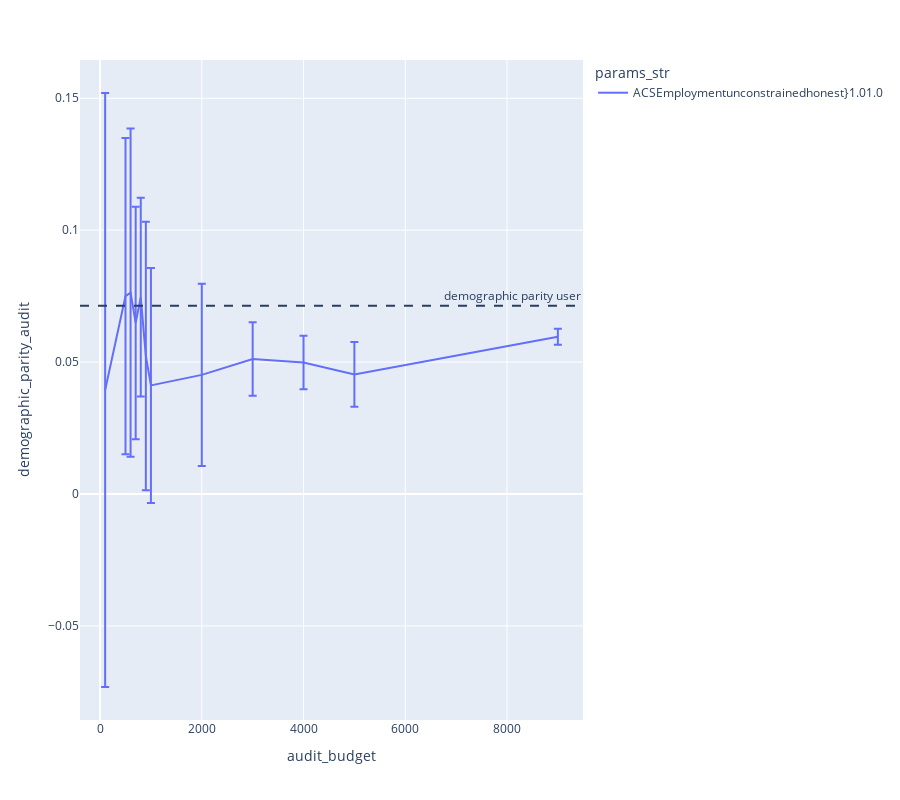

The notebook cell this image was saved under:
### Markdown cell above
# Preliminary analysis of the audit vs user perf metrics

### Code cell
estimation_variance = (
    pl.read_ndjson(
        f"../generated/estimation_variance{n_repetitions}_{dataset}_{base_model}.jsonl"
    )
    # For now, all model params are None so we can drop them
    .select(pl.all().exclude("model_params"))
    # The auditset hamming is what the auditor measures to detect manipulations
    .with_columns(
        auditset_hamming=1 - pl.col("utility_audit"),
        hidden_demographic_parity=(
            pl.col("demographic_parity_audit")
            - pl.col("demographic_parity_audit_honest")
        ).abs(),
        hidden_absolute_demographic_parity=(
            pl.col("absolute_demographic_parity_audit")
            - pl.col("absolute_demographic_parity_audit_honest")
        ).abs(),
    )
    # Group by all the parameters (model, manipulation and detection params)
    .group_by(params)
    # Compute the average and standart deviation over the differents seeds
    .agg(
        pl.all().mean(),
        pl.all().std().name.suffix("_std"),
    )
    # Compute the "error bars" and convert the struct columns into
    # jsonstring columns for plotly to be happy
    .with_columns(
        pl.col("demographic_parity_audit_honest") / sqrt(n_repetitions),
        params_str=pl.concat_str(pl.col(params).exclude("audit_budget")),
    )
    # Sort because plotly does not
    .sort("audit_budget")
)
fig = px.line(
    estimation_variance,
    x="audit_budget",
    y="demographic_parity_audit",
    color="params_str",
    category_orders=dict(strategy=sorted(records["strategy"].sort().unique())),
    # error_x="auditset_hamming_std",
    error_y="demographic_parity_audit_std",
    height=800,
)
fig.add_hline(
    estimation_variance["demographic_parity_user"].mean(),
    line_dash="dash",
    annotation_text="demographic parity user",
)
fig.update_traces(marker_size=20)
fig.show()

### Figure 1 — Plotly figure (JSON) as saved in the notebook; plotly's stock layout.template omitted (floating-point values rounded to 4 significant figures)
{"data": [{"error_y": {"array": [0.1126, 0.05991, 0.0622, 0.04405, 0.03766, 0.05092, 0.04454, 0.03455, 0.01395, 0.01016, 0.01225, 0.003052]}, "hovertemplate": "params_str=ACSEmploymentunconstrainedhonest}1.01.0<br>audit_budget=%{x}<br>demographic_parity_audit=%{y}<extra></extra>", "legendgroup": "ACSEmploymentunconstrainedhonest}1.01.0", "line": {"color": "#636efa", "dash": "solid"}, "marker": {"size": 20, "symbol": "circle"}, "mode": "lines", "name": "ACSEmploymentunconstrainedhonest}1.01.0", "orientation": "v", "showlegend": true, "type": "scatter", "x": [100, 500, 600, 700, 800, 900, 1000, 2000, 3000, 4000, 5000, 9000], "xaxis": "x", "y": [0.03942, 0.07501, 0.07631, 0.06484, 0.07458, 0.05231, 0.04117, 0.04514, 0.05117, 0.04987, 0.04534, 0.0596], "yaxis": "y"}], "layout": {"annotations": [{"showarrow": false, "text": "demographic parity user", "x": 1, "xanchor": "right", "xref": "x domain", "y": 0.07139, "yanchor": "bottom", "yref": "y"}], "height": 800, "legend": {"title": {"text": "params_str"}, "tracegroupgap": 0}, "margin": {"t": 60}, "shapes": [{"line": {"dash": "dash"}, "type": "line", "x0": 0, "x1": 1, "xref": "x domain", "y0": 0.07139, "y1": 0.07139, "yref": "y"}], "xaxis": {"anchor": "y", "domain": [0, 1], "title": {"text": "audit_budget"}}, "yaxis": {"anchor": "x", "domain": [0, 1], "title": {"text": "demographic_parity_audit"}}}}
